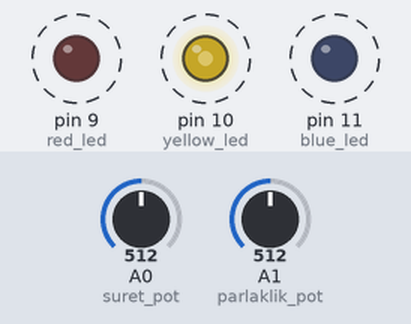
Simulated run of this sketch. Board: Arduino Uno, built with avr-gcc and run on an emulated ATmega328P. On the bench: output pins drawn as LEDs (lit = HIGH). Dashed ring = blinking. The test bench sets the inputs (shaded band); at power-on: A1 (parlaklik_pot) = 512, A0 (suret_pot) = 512.

Above: at 0.94 s.
1.5 s: A1 (parlaklik_pot) set to 6
At 1.99 s:
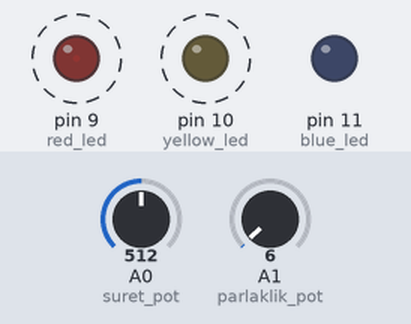
4.8 s: A1 (parlaklik_pot) set to 3
At 5.8 s:
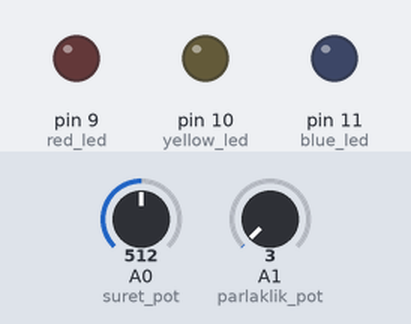
6.5 s: A1 (parlaklik_pot) set to 716
At 7.03 s:
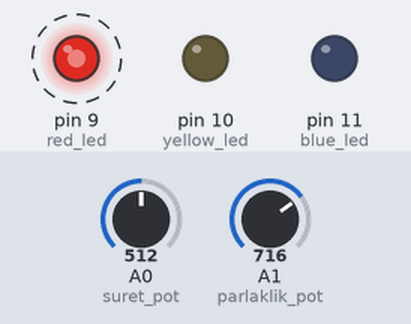
9.8 s: A0 (suret_pot) set to 122
At 9.98 s:
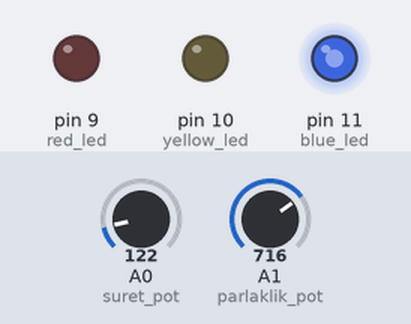
13.1 s: A1 (parlaklik_pot) set to 900
16.4 s: A1 (parlaklik_pot) set to 511
Timing chart, 0 to 20.7 s (numbered marks = the images above; inputs shaded):
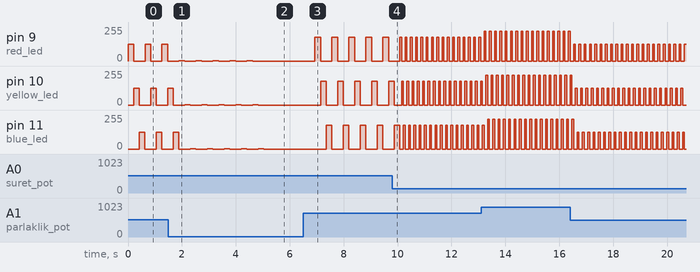

Measured:
- the behaviour switches between 5 and 4 on A1 (parlaklik_pot) (found by bisection; images 1 and 2)
- after the input at 4.8 s, pin 9 (red_led): stops changing and stays 0/255; pin 10 (yellow_led): goes on until 4.8 s, then stays 0/255; pin 11 (blue_led): goes on until 5.0 s, then stays 0/255
- after the input at 6.5 s, pin 9 (red_led): alternates 178/255 for 0.21 s and 0/255 for 0.42 s, starting after 0.43 s; pin 10 (yellow_led): alternates 178/255 for 0.21 s and 0/255 for 0.42 s, starting after 0.64 s; pin 11 (blue_led): alternates 178/255 for 0.21 s and 0/255 for 0.42 s, starting after 0.85 s
- after the input at 9.8 s, pin 9 (red_led): alternates 178/255 for 0.07 s and 0/255 for 0.13 s, starting after 0.35 s
- by itself, pin 9 (red_led), pin 10 (yellow_led): alternates 1/255 for 0.21 s and 0/255 for 0.42 s
- by itself, pin 11 (blue_led): repeats every 0.63 s: 0/255 0.42 s, 1/255 0.21 s

The sketch:

led_hiz_parlaklik_kontrol.ino
```cpp
#define suret_pot A0
#define parlaklik_pot A1
#define red_led 9
#define yellow_led 10
#define blue_led 11

int sure,deger;

void setup() {
  pinMode(red_led,OUTPUT);
  pinMode(yellow_led,OUTPUT);
  pinMode(blue_led,OUTPUT);


}

void loop() {
  sure = analogRead(suret_pot);
  sure = map(sure,0,1023,20,400);
  deger = analogRead(parlaklik_pot);
  deger = map(deger,0,1023,0,255);

  analogWrite(red_led,deger);
  delay(sure);
  analogWrite(red_led,LOW);
  analogWrite(yellow_led,deger);
  delay(sure);
  analogWrite(yellow_led,LOW);
  analogWrite(blue_led,deger);
  delay(sure);
  analogWrite(blue_led,LOW);

}
```
